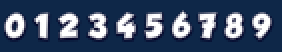
#> input picture hash_ocr/model/digit11.png, 141 x 26 px (shown 2 times larger)
$ python label.py model/digit11.png
#> lines starting #> are read from the running program, lines starting #| are printed output that depends on the picture; after the words box and inside, x2 and y2 are one past the last pixel; in counts of white or black regions, pixels touching at a corner belong together
import argparse
import json
from typing import List
from typing import Optional

import cv2
import numpy as np
from cv2.typing import MatLike


def draw_labels(
    img: MatLike, labels: list[Optional[str]], cnts: list[MatLike]
):
    for i, label in enumerate(labels):
        try:
            if label is None:
                continue
            x, y, _, _ = cv2.boundingRect(cnts[i])
            cv2.putText(img, label, (x, y), 1, 1, (0, 255, 0))
        except IndexError:
            pass


def label(file_path: str):
#> called with file_path = 'model/digit11.png'
    label_file_path = file_path.replace(".png", ".json")

    img = cv2.imread(file_path)
#> img is the input picture: shape (26, 141, 3); mean B, G, R 105.7, 79.1, 62.1
    white = np.array([255, 255, 255])
    img = cv2.inRange(img, white, white)
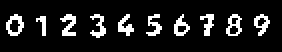
#> img: shape (26, 141) (shown 2 times larger); 11.7% white in thin lines or dots, all inside (x1, y1, x2, y2) = (3, 7, 135, 19)
    img_color = cv2.cvtColor(img, cv2.COLOR_GRAY2BGR)
    cnts, _ = cv2.findContours(img, cv2.RETR_EXTERNAL, cv2.CHAIN_APPROX_SIMPLE)
#> cnts = 10 contours, 1 with area under 20; largest, box (x1, y1, x2, y2) and area: (3, 7, 12, 18) 59, (113, 7, 121, 18) 52, (127, 7, 135, 18) 40, (87, 7, 95, 18) 40, (30, 7, 38, 18) 30
    cnts = list(cnts)
    cnts.sort(key=lambda x: cv2.boundingRect(x)[0])

    labels: list[Optional[str]]
    try:
        with open(label_file_path) as fp:
            labels = json.load(fp)
    except FileNotFoundError:
        labels = []

    # initialize labels with None
    while len(labels) < len(cnts):
        labels.append(None)
#> this loop made 10 passes
#> after the loop, labels = 10 items

    # generete humaminze index list, which reads left to right, top to bottom
    humanized_index: List[int] = []
    bounding_boxes = [(cv2.boundingRect(c), i) for i, c in enumerate(cnts)]
#> bounding_boxes = [((3, 7, 9, 11), 0), ((18, 8, 5, 10), 1), ((30, 7, 8, 11), 2), ((45, 7, 8, 12), 3), ((59, 7, 8, 11), 4), ((73, 7, 8, 11), 5), ((87, 7, 8, 11), 6), ((100, 7, 7, 11), 7), ((113, 7, 8, 11), 8), ((127, 7, 8, 11), 9)]
    bounding_boxes = sorted(bounding_boxes, key=lambda b: (b[0][1], b[0][0]))
#> bounding_boxes = [((3, 7, 9, 11), 0), ((30, 7, 8, 11), 2), ((45, 7, 8, 12), 3), ((59, 7, 8, 11), 4), ((73, 7, 8, 11), 5), ((87, 7, 8, 11), 6), ((100, 7, 7, 11), 7), ((113, 7, 8, 11), 8), ((127, 7, 8, 11), 9), ((18, 8, 5, 10), 1)]
    while bounding_boxes:
        current_line = [
            b
            for b in bounding_boxes
            if b[0][1] < bounding_boxes[0][0][1] + bounding_boxes[0][0][3]
        ]
        current_line.sort(key=lambda i: i[0][0])
        for b, i in current_line:
            humanized_index.append(i)
            bounding_boxes.remove((b, i))
#> this loop made 1 pass
#> after the loop, bounding_boxes = []; humanized_index = [0, 1, 2, 3, 4, 5, 6, 7, 8, 9]

    index = 0
    while True:
        index = index % len(cnts)
#> index = 0
        hindex = humanized_index[index]
#> hindex = 0
        x, y, w, h = cv2.boundingRect(cnts[hindex])
#> x = 3; y = 7; w = 9; h = 11

        display = img_color.copy()

        cv2.rectangle(display, (x, y), (x + w, y + h), (0, 255, 0))
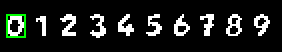
#> display: shape (26, 141, 3) (shown 2 times larger); mean B, G, R 29.4, 32.2, 29.4
        draw_labels(display, labels, cnts)
#> the loop in draw_labels, `for i, label in enumerate(labels):` made 10 passes
        cv2.imshow("Hash OCR Label Tool", display)
        key = cv2.waitKeyEx()
#> (key Esc is pressed here)
#> key = 27

        # enter
        # save labels and move to next image
        if key == 13:
            with open(label_file_path, "w") as fp:
                json.dump(labels, fp)
            break

        # escape or close window
        if key == -1 or key == 27:
            return

        # delete
        if key == 3014656:
            labels[hindex] = None
            continue

        # right arrow
        # go to next index
        if key == 2555904:
            index += 1
            continue

        # left arrow or backspace
        # go back to previous index
        if key == 2424832 or key == 8:
            index -= 1
            continue

        # if valid character
        # assign to label
        try:
            labels[hindex] = chr(key)
            index += 1
        except ValueError:
            pass


if __name__ == "__main__":
    parser = argparse.ArgumentParser()
    parser.add_argument("input")
    args = parser.parse_args()
    label(args.input)
